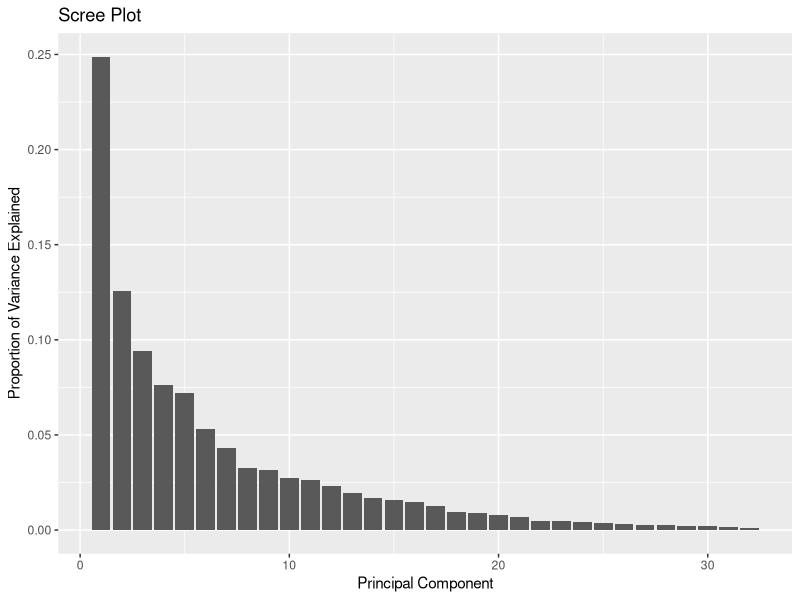

Source code (R):
######################## Load Libraries ################################################

library(stats)
library(ggplot2)

######################## Load Data #############################################

library(readxl) #for loading excel file to R
setwd("C:/Users/johne/OneDrive - UvA/Documents/Professional/Bachelor Thesis/Code and Data")
data_orig <- read_excel("2020_master_data_merged.xlsx")
data_1 = data_orig

####################################################
#############ii) clean data ########################
####################################################

#make a vector of all the variables of interested
brain_regions=c("L_Hippocampus","R_Hippocampus","L_Thalamus","R_Thalamus","L_Caudate","R_Caudate",
                "L_Putamen","R_Putamen","Cingulate_Gyrus_posterior_L","Cingulate_Gyrus_posterior_R",
                "Precuneus_Cortex_L","Precuneus_Cortex_R")
metrics = c("GM","FDGpvc") #select either GM (for volume), AV45pvc (for amyloid), or FDGpvc (for metabolism)
region_variables = c()
for (metric in metrics){
  region_variables = c(region_variables,paste0(metric,"_",brain_regions))
}
other_variables = c("Age","ADNI_MEM","ADNI_EF","diagnosis","Sex","EDUC","APOE4","Amy_Stage")
all_variables = c(region_variables,other_variables)

#select only the data of the variables of interest
data_2 = data_1[all_variables]

#change character columns to numeric columns
sapply(data_2, class) #observe that ADNI_MEM, ADNI_EF, APOE4,Amy_stage are string values
data_2$ADNI_MEM = as.numeric(data_2$ADNI_MEM)
data_2$ADNI_EF = as.numeric(data_2$ADNI_EF)
data_2$APOE4 = as.numeric(data_2$APOE4)
data_2$Amy_Stage = as.numeric(data_2$Amy_Stage)
sapply(data_2, class) #observe that all values are numeric now

#check where the non-applicable values are
na_vec = c()
for (variable_name in all_variables){
  na_vec = c(na_vec,sum(is.na(data_2[[variable_name]])))  
}
na_vec = matrix(c(all_variables,na_vec),ncol=2,byrow=FALSE)
na_vec

#remove all rows containing NAs
sum(is.na(data_2))
data_3 = na.omit(data_2) #remove rows containing non-applicable values
rows_removed = dim(data_2)[1] - dim(data_3)[1]
rows_removed
dim(data_3) 


######################## PCA ##################################################

################ standardize Data

standardized_data <- scale(data_3)

################ Run PCA

pca_result <- prcomp(standardized_data)

############### Explore PCA results

summary(pca_result)

pca_components <- pca_result$rotation

################# Visualize PCA Results

scree_data <- data.frame(
  PC = 1:length(pca_result$sdev),
  VarianceExplained = pca_result$sdev^2 / sum(pca_result$sdev^2)
)

ggplot(scree_data, aes(x = PC, y = VarianceExplained)) +
  geom_bar(stat = "identity") +
  labs(title = "Scree Plot", x = "Principal Component", y = "Proportion of Variance Explained")

